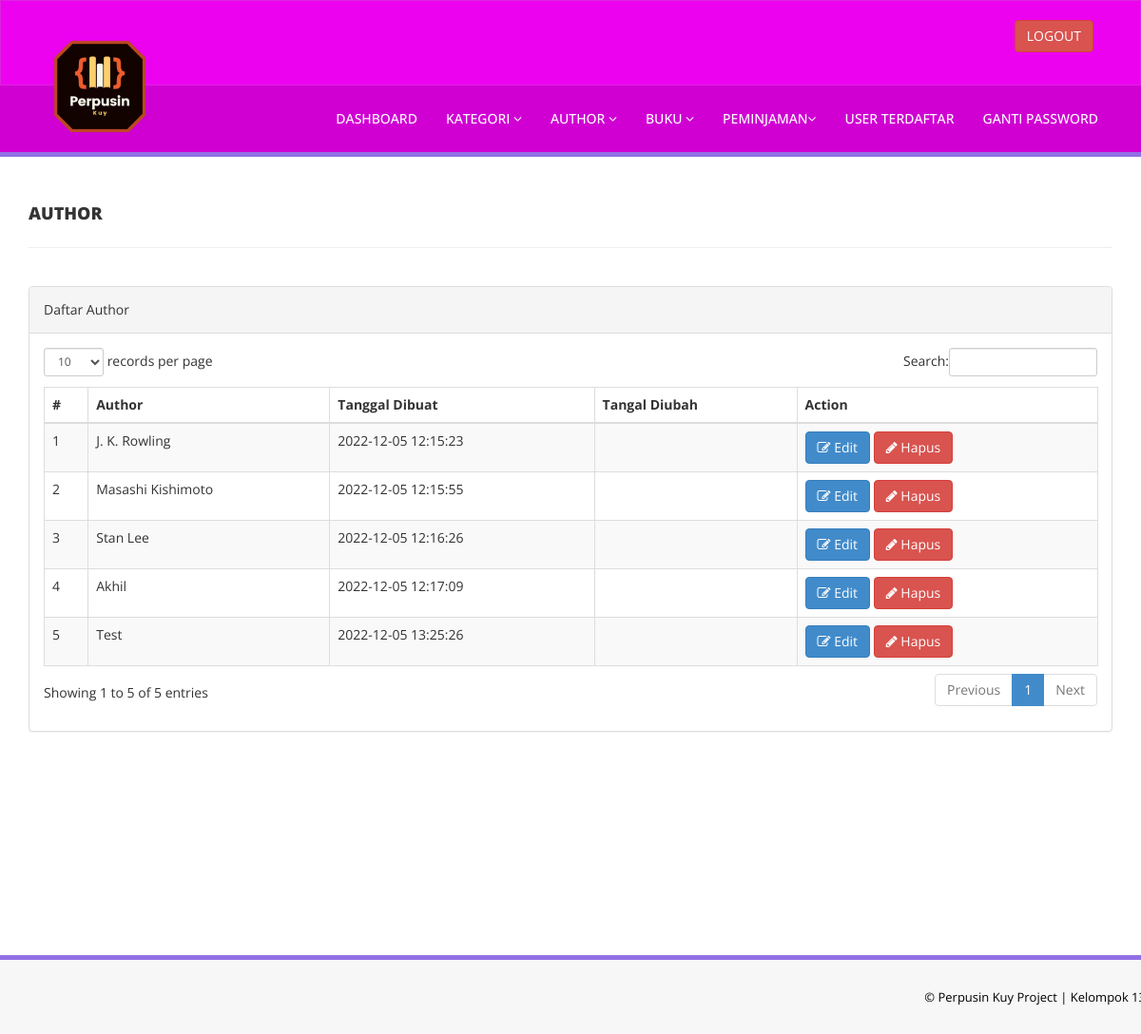
The app's page /Perpusin/admin/manage-authors.php (signed in) with its own data.
### tables this page shows
CREATE TABLE `tblauthors` (
  `id` int(11) NOT NULL,
  `AuthorName` varchar(159) DEFAULT NULL,
  `creationDate` timestamp NULL DEFAULT current_timestamp(),
  `UpdationDate` timestamp NULL DEFAULT NULL ON UPDATE current_timestamp()
);

### Perpusin/admin/manage-authors.php (the view, shortened to what this page needs)
<?php
include('includes/config.php');
if (strlen($_SESSION['alogin']) == 0) {
    header('location:index.php');
} else {
?>
<!DOCTYPE html>
<html xmlns="http://www.w3.org/1999/xhtml">
<head>
    <link href="assets/css/bootstrap.css" rel="stylesheet" />
    <link href="assets/css/font-awesome.css" rel="stylesheet" />
    <link href="assets/js/dataTables/dataTables.bootstrap.css" rel="stylesheet" />
    <link href="assets/css/style.css" rel="stylesheet" />
</head>
<body>
    <?php include('includes/header.php'); ?>
    <div class="content-wrapper">
        <div class="container">
            <div class="row pad-botm">
                <div class="col-md-12">
                    <h4 class="header-line">Author</h4>
                </div>
                <div class="row">
                </div>
            </div>
            <div class="row">
                <div class="col-md-12">
                    <div class="panel panel-default">
                        <div class="panel-heading">
                            Daftar Author
                        </div>
                        <div class="panel-body">
                            <div class="table-responsive">
                                <table class="table table-striped table-bordered table-hover" id="dataTables-example">
                                    <thead>
                                        <tr>
                                            <th>#</th>
                                            <th>Author</th>
                                            <th>Tanggal Dibuat</th>
                                            <th>Tangal Diubah</th>
                                            <th>Action</th>
                                        </tr>
                                    </thead>
                                    <tbody>
                                        <?php $sql = "SELECT * from  tblauthors";
    $query = $dbh->prepare($sql);
    $query->execute();
    $results = $query->fetchAll(PDO::FETCH_OBJ);
    $cnt = 1;
    if ($query->rowCount() > 0) {
        foreach ($results as $result) { ?>
                                        <tr class="odd gradeX">
                                            <td class="center">
                                                <?php echo htmlentities($cnt); ?>
                                            </td>
                                            <td class="center">
                                                <?php echo htmlentities($result->AuthorName); ?>
                                            </td>
                                            <td class="center">
                                                <?php echo htmlentities($result->creationDate); ?>
                                            </td>
                                            <td class="center">
                                            </td>
                                            <td class="center">
                                                <a
                                                    href="edit-author.php?athrid=<?php echo htmlentities($result->id); ?>"><button
                                                        class="btn btn-primary"><i class="fa fa-edit "></i>
                                                        Edit</button>
                                                    <a href="manage-authors.php?del=<?php echo htmlentities($result->id); ?>"
                                                        onclick="return confirm('Are you sure you want to delete?');"" >  <button class="
                                                        btn btn-danger"><i class="fa fa-pencil"></i> Hapus</button>
                                            </td>
                                        </tr>
                                     <?php $cnt=$cnt+1;}} ?>
                                    </tbody>
                                </table>
                            </div>
                        </div>
                    </div>
                </div>
            </div>
        </div>
    </div>
    <?php include('includes/footer.php'); ?>
</body>
</html>
<?php } ?>

### Perpusin/admin/assets/css/style.css (style rules this page uses)
.content-wrapper { margin-top: 40px; min-height:800px; padding-bottom:90px; }
.header-line { font-weight:900; padding-bottom:25px; border-bottom:1px solid #eeeeee; text-transform:uppercase; }
.pad-botm { padding-bottom:30px; }

### records on screen
tblauthors: AuthorName "J. K. Rowling", creationDate "2022-12-05 12:15:23"
tblauthors: AuthorName "Masashi Kishimoto", creationDate "2022-12-05 12:15:55"
tblauthors: AuthorName "Stan Lee", creationDate "2022-12-05 12:16:26"
tblauthors: AuthorName "Akhil", creationDate "2022-12-05 12:17:09"
tblauthors: AuthorName "Test", creationDate "2022-12-05 13:25:26"
